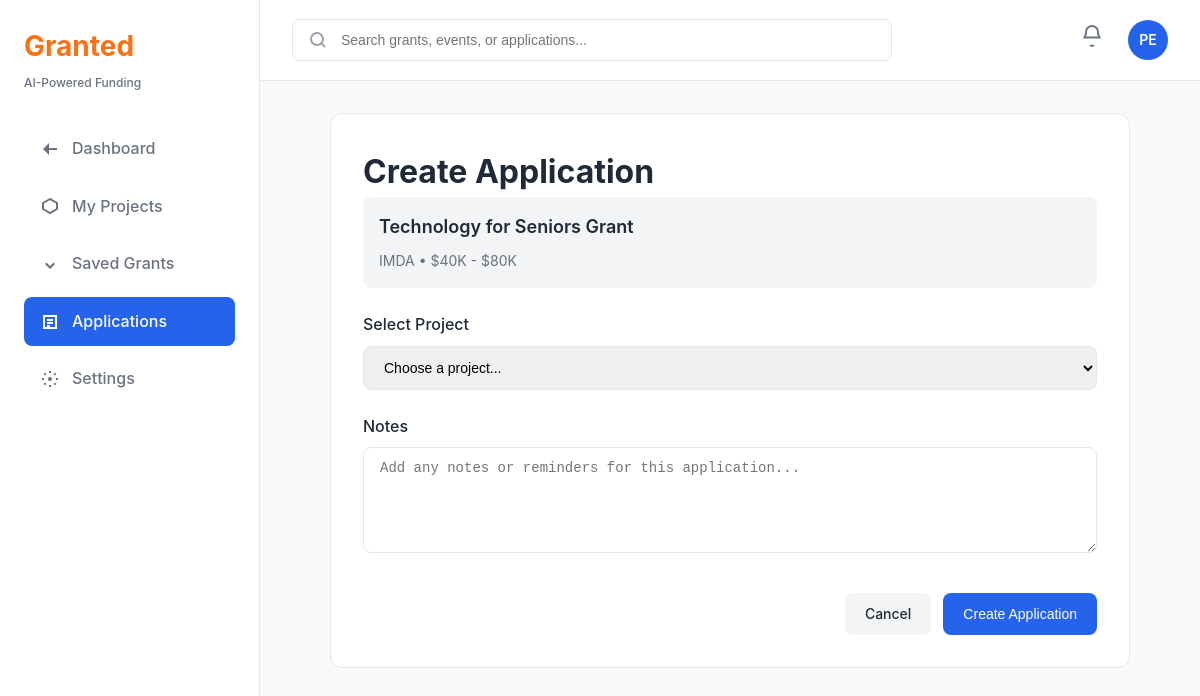
/applications/create/4/ (signed in), run on the app's committed database.
### grants/models.py (models this page shows, shortened)
class UserProfile(models.Model):
    user = models.OneToOneField(User, on_delete=models.CASCADE, related_name='profile')
    organization_name = models.CharField(max_length=200, blank=True)
    organization_type = models.CharField(max_length=100, blank=True)
    bio = models.TextField(blank=True)
    avatar_initials = models.CharField(max_length=2, blank=True)
    created_at = models.DateTimeField(auto_now_add=True)

class Grant(models.Model):
    STATUS_CHOICES = [
        ('open', 'Open'),
        ('closed', 'Closed'),
        ('upcoming', 'Upcoming'),
    ]
    title = models.CharField(max_length=300)
    agency = models.ForeignKey(Agency, on_delete=models.CASCADE, related_name='grants')
    description = models.TextField()
    funding_min = models.DecimalField(max_digits=12, decimal_places=2, null=True, blank=True)
    funding_max = models.DecimalField(max_digits=12, decimal_places=2, null=True, blank=True)
    closing_date = models.DateField(null=True, blank=True)
    opening_date = models.DateField(null=True, blank=True)
    duration_years = models.CharField(max_length=50, blank=True)  # e.g., "2-3 years", "1-2 years"
    status = models.CharField(max_length=20, choices=STATUS_CHOICES, default='open')
    eligibility_criteria = models.TextField(blank=True)
    application_url = models.URLField(blank=True)
    icon_name = models.CharField(max_length=50, blank=True)  # For UI icons
    match_score = models.IntegerField(
        default=0,
        validators=[MinValueValidator(0), MaxValueValidator(100)],
        help_text="AI-calculated match score (0-100)"
    )
    created_at = models.DateTimeField(auto_now_add=True)
    updated_at = models.DateTimeField(auto_now=True)
    source_url = models.URLField(blank=True, help_text="URL from OurSG Grants Portal")
    external_id = models.CharField(max_length=100, blank=True, help_text="External ID from source")
    class Meta:
        ordering = ['-match_score', '-closing_date']
        indexes = [
            models.Index(fields=['status', 'closing_date']),
            models.Index(fields=['match_score']),
        ]
    @property
    def funding_range(self):
        if self.funding_min and self.funding_max:
            return f"${self.funding_min:,.0f}K - ${self.funding_max:,.0f}K"
        elif self.funding_min:
            return f"${self.funding_min:,.0f}K+"
        return "Amount not specified"

class Agency(models.Model):
    name = models.CharField(max_length=200)
    acronym = models.CharField(max_length=20, unique=True)
    description = models.TextField(blank=True)
    website = models.URLField(blank=True)
    logo_url = models.URLField(blank=True)

### grants/views.py (the view, shortened to what this page needs)
# urls.py: path('applications/create/<int:grant_id>/', views.application_create, name='application_create'),
@login_required
def application_create(request, grant_id):
    grant = get_object_or_404(Grant, id=grant_id)
    projects = Project.objects.filter(user=request.user)
    context = {
        'grant': grant,
        'projects': projects,
    }
    return render(request, 'grants/application_form.html', context)

### grants/templates/grants/application_form.html (shortened to what this page needs)
{% extends 'grants/base.html' %}
{% load static %}
{% block content %}
<div class="form-page">
    <div class="form-container">
        <h1>Create Application</h1>
        <div class="grant-info-box">
            <h3>{{ grant.title }}</h3>
            <p>{{ grant.agency.acronym }} • {{ grant.funding_range }}</p>
        </div>
        <form method="post">
            <div class="form-group">
                <label>Select Project</label>
                <select name="project_id" required class="form-control">
                    <option value="">Choose a project...</option>
                </select>
            </div>
            <div class="form-group">
                <label>Notes</label>
                <textarea name="notes" rows="5" class="form-control" placeholder="Add any notes or reminders for this application..."></textarea>
            </div>
            <div class="form-actions">
                <a href="{% url 'grants:grant_detail' grant.id %}" class="btn btn-secondary">Cancel</a>
                <button type="submit" class="btn btn-primary">Create Application</button>
            </div>
        </form>
    </div>
</div>
{% endblock %}

### grants/templates/grants/base.html (shortened to what this page needs)
<!DOCTYPE html>
<html lang="en">
<head>
    {% load static %}
    <link rel="stylesheet" href="{% static 'css/style.css' %}">
</head>
<body>
    <div class="app-container">
        <aside class="sidebar">
            <div class="sidebar-header">
                <h1 class="logo">Granted</h1>
                <p class="logo-subtitle">AI-Powered Funding</p>
            </div>
            <nav class="sidebar-nav">
                <a href="{% url 'grants:dashboard' %}" class="nav-item {% if request.resolver_match.url_name == 'dashboard' %}active{% endif %}">
                    <svg width="20" height="20" viewBox="0 0 20 20" fill="none">
                        <path d="M3 10L9 4V9H17V11H9V16L3 10Z" fill="currentColor"/>
                    </svg>
                    <span>Dashboard</span>
                </a>
                <a href="{% url 'grants:projects' %}" class="nav-item {% if request.resolver_match.url_name == 'projects' or request.resolver_match.url_name == 'project_create' %}active{% endif %}">
                    <svg width="20" height="20" viewBox="0 0 20 20" fill="none">
                        <path d="M10 3L3 7V13L10 17L17 13V7L10 3Z" stroke="currentColor" stroke-width="2" fill="none"/>
                    </svg>
                    <span>My Projects</span>
                </a>
                <a href="{% url 'grants:saved_grants' %}" class="nav-item {% if request.resolver_match.url_name == 'saved_grants' %}active{% endif %}">
                    <svg width="20" height="20" viewBox="0 0 20 20" fill="none">
                        <path d="M10 15L5 10L6.5 8.5L10 12L13.5 8.5L15 10L10 15Z" fill="currentColor"/>
                    </svg>
                    <span>Saved Grants</span>
                </a>
                <a href="{% url 'grants:applications' %}" class="nav-item {% if request.resolver_match.url_name == 'applications' or request.resolver_match.url_name == 'application_create' %}active{% endif %}">
                    <svg width="20" height="20" viewBox="0 0 20 20" fill="none">
                        <path d="M4 4H16V16H4V4Z" stroke="currentColor" stroke-width="2" fill="none"/>
                        <path d="M7 8H13M7 11H13M7 14H10" stroke="currentColor" stroke-width="2"/>
                    </svg>
                    <span>Applications</span>
                </a>
                <a href="{% url 'grants:settings' %}" class="nav-item {% if request.resolver_match.url_name == 'settings' %}active{% endif %}">
                    <svg width="20" height="20" viewBox="0 0 20 20" fill="none">
                        <circle cx="10" cy="10" r="2" fill="currentColor"/>
                        <path d="M10 2V4M10 16V18M18 10H16M4 10H2M15.66 4.34L14.24 5.76M5.76 14.24L4.34 15.66M15.66 15.66L14.24 14.24M5.76 5.76L4.34 4.34" stroke="currentColor" stroke-width="2"/>
                    </svg>
                    <span>Settings</span>
                </a>
            </nav>
        </aside>
        <main class="main-content">
            <header class="header">
                <div class="header-search">
                    <svg width="20" height="20" viewBox="0 0 20 20" fill="none" class="search-icon">
                        <circle cx="9" cy="9" r="6" stroke="currentColor" stroke-width="2" fill="none"/>
                        <path d="M13 13L17 17" stroke="currentColor" stroke-width="2"/>
                    </svg>
                    <input type="text" placeholder="Search grants, events, or applications..." class="search-input">
                </div>
                <div class="header-actions">
                    <a href="#" class="notification-bell">
                    </a>
                    {% if user.is_authenticated %}
                        <div class="user-avatar">
                            {% if user.profile.avatar_initials %}
                                {{ user.profile.avatar_initials }}
                            {% else %}
                                {{ user.username|slice:":2"|upper }}
                            {% endif %}
                        </div>
                    {% else %}
                        <a href="{% url 'login' %}" class="btn btn-primary">Login</a>
                    {% endif %}
                </div>
            </header>
            <div class="content-area">
                {% block content %}{% endblock %}
            </div>
        </main>
    </div>
</body>
</html>

### static/css/style.css (style rules this page uses)
* { margin: 0; padding: 0; box-sizing: border-box; }
:root { --primary-blue: #2563EB; --primary-blue-dark: #1E40AF; --primary-blue-light: #3B82F6; --secondary-green: #10B981; --secondary-green-dark: #059669; --accent-orange: #F97316; --accent-yellow: #FBBF24; --text-dark: #1F2937; --text-gray: #6B7280; --text-light: #9CA3AF; --bg-white: #FFFFFF; --bg-gray: #F9FAFB; --bg-gray-light: #F3F4F6; --border-color: #E5E7EB; --shadow-sm: 0 1px 2px 0 rgba(0, 0, 0, 0.05); --shadow-md: 0 4px 6px -1px rgba(0, 0, 0, 0.1); --shadow-lg: 0 10px 15px -3px rgba(0, 0, 0, 0.1); }
body { font-family: -apple-system, BlinkMacSystemFont, 'Segoe UI', Roboto, 'Helvetica Neue', Arial, sans-serif; color: var(--text-dark); background-color: var(--bg-gray); line-height: 1.6; }
.app-container { display: flex; min-height: 100vh; }
.sidebar { width: 260px; background: var(--bg-white); border-right: 1px solid var(--border-color); padding: 24px; position: fixed; height: 100vh; overflow-y: auto; }
.sidebar-header { margin-bottom: 32px; }
.logo { font-size: 28px; font-weight: 700; color: var(--accent-orange); margin-bottom: 4px; }
.logo-subtitle { font-size: 12px; color: var(--text-gray); font-weight: 500; }
.sidebar-nav { display: flex; flex-direction: column; gap: 8px; }
.nav-item { display: flex; align-items: center; gap: 12px; padding: 12px 16px; border-radius: 8px; color: var(--text-gray); text-decoration: none; font-weight: 500; transition: all 0.2s; }
.nav-item.active { background: var(--primary-blue); color: white; }
.nav-item svg { flex-shrink: 0; }
.main-content { flex: 1; margin-left: 260px; display: flex; flex-direction: column; }
.header { background: var(--bg-white); border-bottom: 1px solid var(--border-color); padding: 16px 32px; display: flex; align-items: center; justify-content: space-between; gap: 24px; }
.header-search { flex: 1; max-width: 600px; position: relative; }
.search-icon { position: absolute; left: 16px; top: 50%; transform: translateY(-50%); color: var(--text-light); }
.search-input { width: 100%; padding: 12px 16px 12px 48px; border: 1px solid var(--border-color); border-radius: 8px; font-size: 14px; transition: all 0.2s; }
.header-actions { display: flex; align-items: center; gap: 16px; }
.notification-bell { position: relative; padding: 8px; color: var(--text-gray); cursor: pointer; }
.user-avatar { width: 40px; height: 40px; border-radius: 50%; background: var(--primary-blue); color: white; display: flex; align-items: center; justify-content: center; font-weight: 600; font-size: 14px; }
.content-area { flex: 1; padding: 32px; overflow-y: auto; }
.btn { padding: 10px 20px; border-radius: 8px; font-size: 14px; font-weight: 500; text-decoration: none; display: inline-flex; align-items: center; justify-content: center; border: none; cursor: pointer; transition: all 0.2s; }
.btn-primary { background: var(--primary-blue); color: white; }
.btn-secondary { background: var(--bg-gray-light); color: var(--text-dark); }
.form-page, .form-container { max-width: 800px; margin: 0 auto; }
.form-container { background: var(--bg-white); border-radius: 12px; padding: 32px; border: 1px solid var(--border-color); }
.form-group { margin-bottom: 24px; }
.form-group label { display: block; font-weight: 500; margin-bottom: 8px; color: var(--text-dark); }
.form-control { width: 100%; padding: 12px 16px; border: 1px solid var(--border-color); border-radius: 8px; font-size: 14px; transition: all 0.2s; }
.form-actions { display: flex; gap: 12px; justify-content: flex-end; margin-top: 32px; }
.grant-info-box { background: var(--bg-gray-light); border-radius: 8px; padding: 16px; margin-bottom: 24px; }
.grant-info-box h3 { font-size: 18px; font-weight: 600; margin-bottom: 8px; color: var(--text-dark); }
.grant-info-box p { font-size: 14px; color: var(--text-gray); }

### data on the page
Grant: title "Technology for Seniors Grant", agency.acronym "IMDA", funding_range "$40K - $80K"

### other printed values
{{ user.profile.avatar_initials }} "PE"
